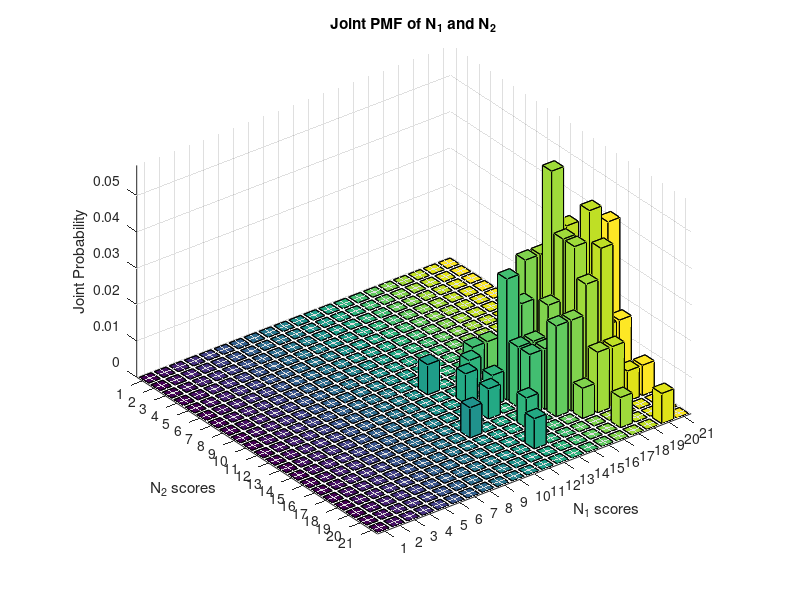

This chart was generated by the following MATLAB code:
%% a)
% Number of students
num_students = 120;

% Mean and variance for N1 and N2
mu_N1 = 14;
var_N1 = 3.5;
mu_N2 = 16.8;
var_N2 = 4.2;

% Standard deviations
sigma_N1 = sqrt(var_N1);
sigma_N2 = sqrt(var_N2);

% Generate N1 and N2 from a normal distribution
N1 = round(normrnd(mu_N1, sigma_N1, [num_students, 1]));
N2 = round(normrnd(mu_N2, sigma_N2, [num_students, 1]));

% Ensure values are within a reasonable range (e.g., scores between 0 and 20)
N1 = max(0, min(20, N1));
N2 = max(0, min(20, N2));

%% b)
% Joint PMF calculation
joint_counts = zeros(21, 21);
for i = 1:num_students
    joint_counts(N1(i)+1, N2(i)+1) = joint_counts(N1(i)+1, N2(i)+1) + 1;
end
joint_pmf = joint_counts / num_students;

% Plotting the joint PMF
[X, Y] = meshgrid(0:20, 0:20);
figure;
bar3(joint_pmf);
xlabel('N_1 scores');
ylabel('N_2 scores');
zlabel('Joint Probability');
title('Joint PMF of N_1 and N_2');

%% c)
% Calculate correlation coefficient
correlation_matrix = corrcoef(N1, N2);
correlation_coefficient = correlation_matrix(1, 2);

% Display result
fprintf('Correlation coefficient between N1 and N2: %.2f\n', correlation_coefficient);

%% d)
% Marginal PMFs
marginal_N1 = sum(joint_pmf, 2);
marginal_N2 = sum(joint_pmf, 1);

% Check independence by verifying if joint PMF = product of marginals
independent = true;
for i = 1:21
    for j = 1:21
        if abs(joint_pmf(i, j) - (marginal_N1(i) * marginal_N2(j))) > 1e-10
            independent = false;
            break;
        end
    end
    if ~independent
        break;
    end
end

% Display independence result
if independent
    fprintf('N1 and N2 are independent.\n');
else
    fprintf('N1 and N2 are not independent.\n');
end
